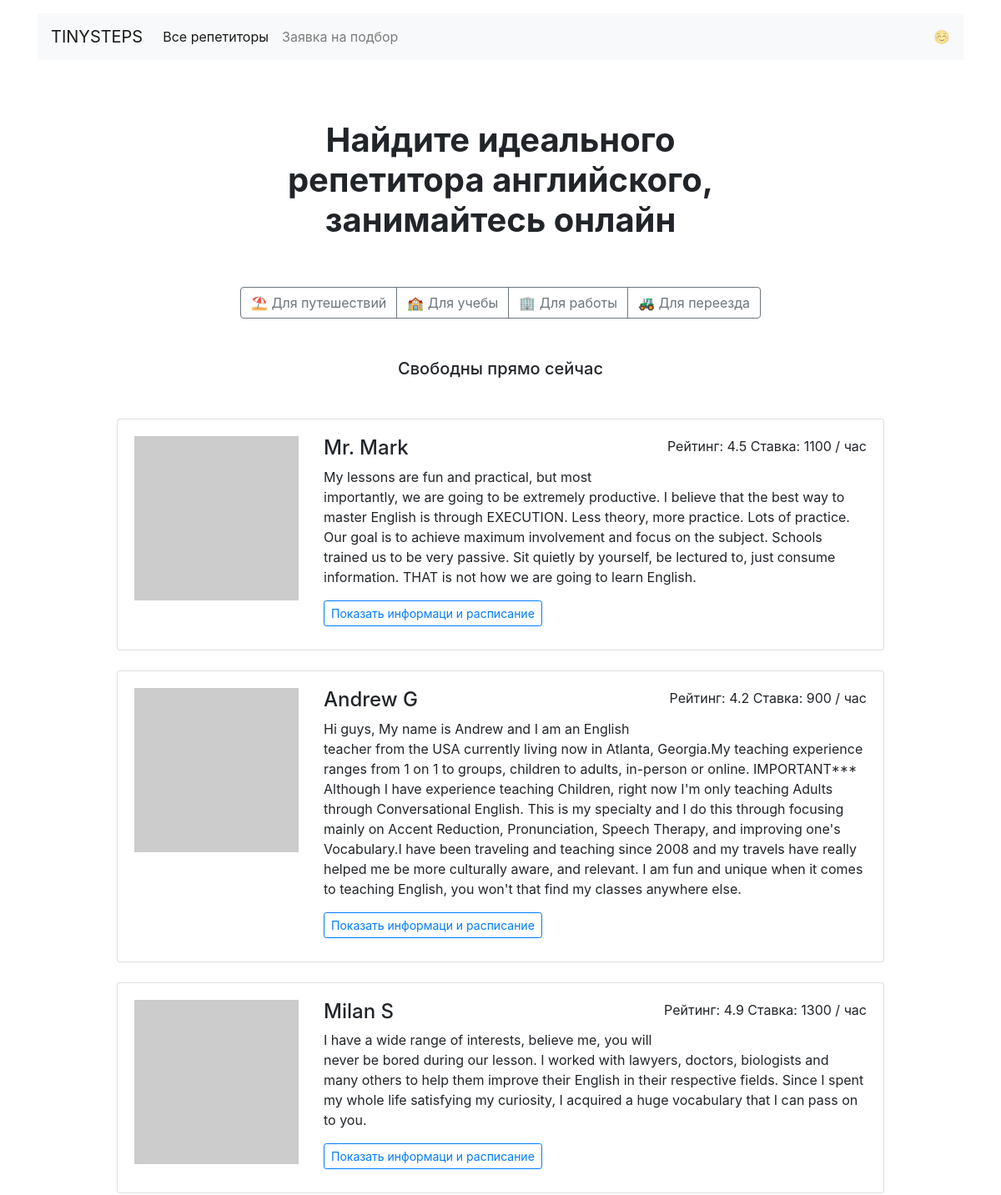
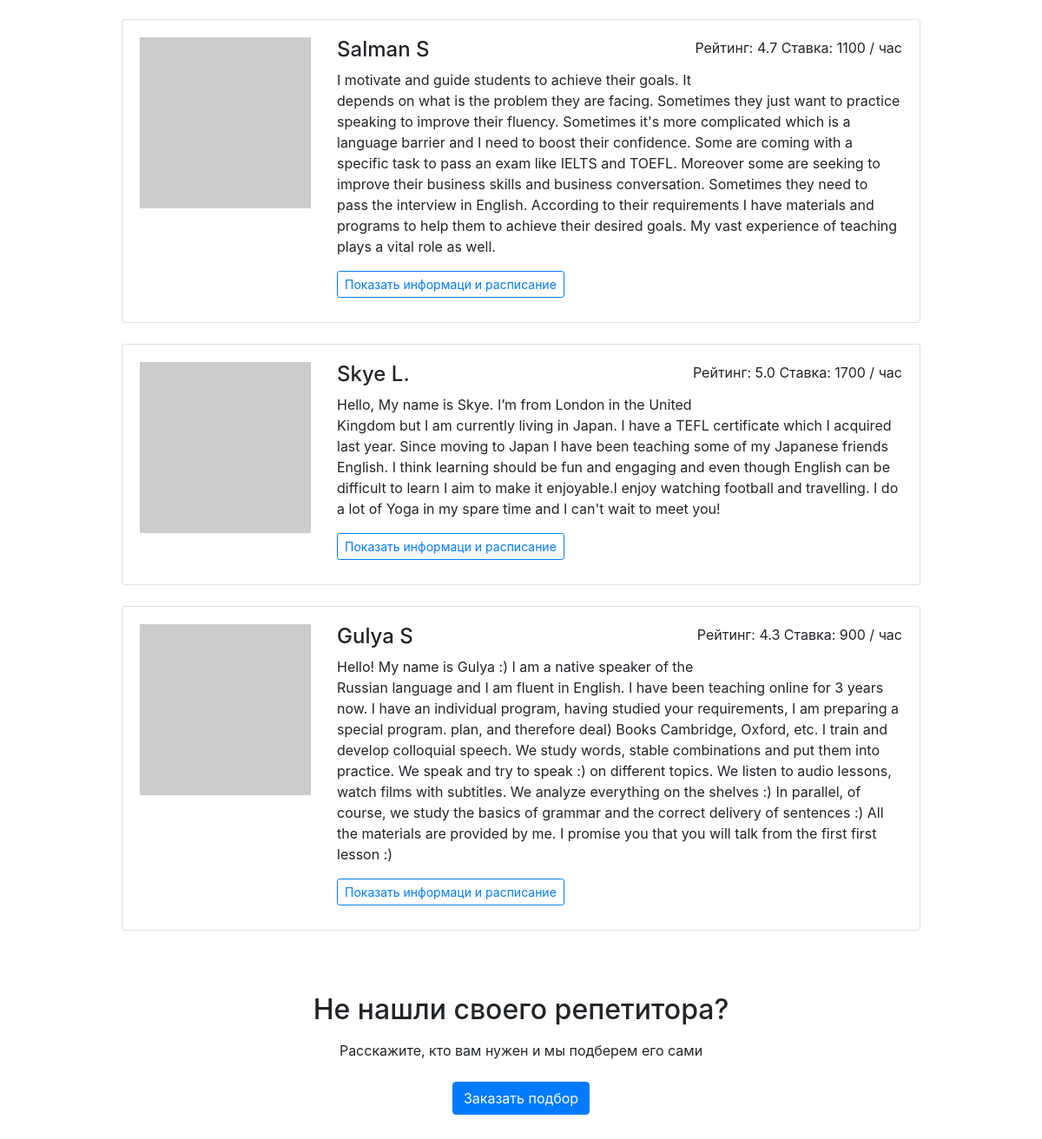
The page / on the database its author committed (2 pictures, top to bottom).
### app.py (models this page shows)
class DicGoals(db.Model):
    __tablename__ = 'dic_goals'
    goal_key = db.Column(db.String(20), primary_key=True)
    rus_name = db.Column(db.String(50))
    emblem = db.Column(db.String(100))
    teachers = db.relationship('Teacher', secondary=teacher_goal_association,
                               back_populates='goals')

class Teacher(db.Model):
    __tablename__ = 'teachers'
    id = db.Column(db.Integer, primary_key=True)
    name = db.Column(db.String(100))
    about = db.Column(db.String(500))
    rating = db.Column(db.Float)
    picture = db.Column(db.String(500))
    price = db.Column(db.Integer)
    free = db.Column(db.String(2000))
    goals = db.relationship('DicGoals', secondary=teacher_goal_association,
                            back_populates='teachers')
    bookings = db.relationship('Booking', back_populates='teacher')

### app.py (the view)
@app.route('/')
def main():
    data = Data()
    teachers = data.teachers
    random.shuffle(teachers)
    return render_template('index.html',
                           goals=data.goals,
                           teachers=teachers)

### app.py (called while the page is built)
    @property
    def goals(self):
        return self.__goals.all()

    @property
    def teachers(self):
        return self.__teachers.all()

### templates/index.html
{% extends 'base.html' %}
{% block content %}
<main class="container mt-3 mb-5">
    <section>
    <h1 class="h1 text-center mx-auto mt-4 py-5"><strong>Найдите идеального <br>репетитора английского, <br>занимайтесь онлайн</strong></h1>
    <div class="text-center mb-5">
      <div class="btn-group mx-auto mb-0" role="group" aria-label="Basic example">
        {% for goal in goals %}
          {% set goal_link = "/goal/{}/".format(goal.goal_key) %}
          <a href="{{ goal_link }}" class="btn btn-outline-secondary">{{ goal['emblem'] }} {{ goal['rus_name'] }}</a>
        {% endfor %}
      </div>
    </div>
    <h2 class="h5 text-center mb-5">Свободны прямо сейчас</h2>
    <div class="row">
      <div class="col-12 col-lg-10 offset-lg-1 m-auto">
        {% for teacher in teachers[:6] %}
          <div class="card mb-4">
            <div class="card-body">
              <div class="row">
                <div class="col-3"><img src="{{ teacher.picture }}" class="img-fluid" alt="Teacher picture"></div>
                <div class="col-9">
                  <p class="float-right">Рейтинг: {{ teacher.rating }} Ставка: {{ teacher.price }} / час</p>
                  <h2 class="h4">{{ teacher['name'] }}</h2>
                  <p>{{ teacher.about }}</p>
                  {% set profile_link = "/profiles/{}/".format(teacher.id) %}
                  <a href="{{ profile_link }}" class="btn btn-outline-primary btn-sm mr-3 mb-2">Показать информаци и расписание</a>
                </div>
              </div>
            </div>
          </div>
        {% endfor %}
      </div>
    </div>
    <h2 class="text-center mt-5 mb-3">Не нашли своего репетитора?</h2>
    <p class="text-center mb-4">Расскажите, кто вам нужен и мы подберем его сами</p>
    <div class="text-center pb-5">
        <a href="/request/" class="btn btn-primary">Заказать подбор</a>
    </div>
    </section>
  </main>
{% endblock %}

### templates/base.html (shortened to what this page needs)
<!DOCTYPE html>
<html lang="ru">
<head>
  <link rel="stylesheet" href="https://stackpath.bootstrapcdn.com/bootstrap/4.3.1/css/bootstrap.min.css">
</head>
<body>
  <header class="container mt-3">
    <nav class="navbar navbar-expand-lg navbar-light bg-light">
      <a class="navbar-brand" href="#">TINYSTEPS</a>
      <div class="collapse navbar-collapse" id="navbarNav">
        <ul class="navbar-nav">
          <li class="nav-item active">
            <a class="nav-link" href="#">Все репетиторы</a>
          </li>
          <li class="nav-item">
            <a class="nav-link" href="/request/">Заявка на подбор</a>
          </li>
        </ul>
      </div>
      <span class="navbar-text d-sm-none d-lg-block">
        ☺️
      </span>
    </nav>
  </header>
  {% block content %} {% endblock %}
</body>
</html>

### rows shown on the page
DicGoals: emblem "⛱", rus_name "Для путешествий"
DicGoals: emblem "🏫", rus_name "Для учебы"
DicGoals: emblem "🏢", rus_name "Для работы"
DicGoals: emblem "🚜", rus_name "Для переезда"
Teacher: rating "4.5", price "1100", name "Mr. Mark", about "My lessons are fun and practical, but most importantly, we are going to be extremely productive. I believe that the best way to master English is through EXECUTION. Less theory, more practice. Lots of practice. Our goal is to achieve maximum involvement and focus on the subject. Schools trained us to be very passive. Sit quietly by yourself, be lectured to, just consume information. THAT is not how we are going to learn English."
Teacher: rating "4.2", price "900", name "Andrew G", about "Hi guys, My name is Andrew and I am an English teacher from the USA currently living now in Atlanta, Georgia.My teaching experience ranges from 1 on 1 to groups, children to adults, in-person or online. IMPORTANT*** Although I have experience teaching Children, right now I'm only teaching Adults through Conversational English. This is my specialty and I do this through focusing mainly on Accent Reduction, Pronunciation, Speech Therapy, and improving one's Vocabulary.I have been traveling and teaching since 2008 and my travels have really helped me be more culturally aware, and relevant. I am fun and unique when it comes to teaching English, you won't that find my classes anywhere else."
Teacher: rating "4.9", price "1300", name "Milan S", about "I have a wide range of interests, believe me, you will never be bored during our lesson. I worked with lawyers, doctors, biologists and many others to help them improve their English in their respective fields. Since I spent my whole life satisfying my curiosity, I acquired a huge vocabulary that I can pass on to you."
Teacher: rating "4.7", price "1100", name "Salman S", about "I motivate and guide students to achieve their goals. It depends on what is the problem they are facing. Sometimes they just want to practice speaking to improve their fluency. Sometimes it's more complicated which is a language barrier and I need to boost their confidence. Some are coming with a specific task to pass an exam like IELTS and TOEFL. Moreover some are seeking to improve their business skills and business conversation. Sometimes they need to pass the interview in English. According to their requirements I have materials and programs to help them to achieve their desired goals. My vast experience of teaching plays a vital role as well."
Teacher: rating "5.0", price "1700", name "Skye L.", about "Hello, My name is Skye. I’m from London in the United Kingdom but I am currently living in Japan. I have a TEFL certificate which I acquired last year. Since moving to Japan I have been teaching some of my Japanese friends English. I think learning should be fun and engaging and even though English can be difficult to learn I aim to make it enjoyable.I enjoy watching football and travelling. I do a lot of Yoga in my spare time and I can't wait to meet you!"
Teacher: rating "4.3", price "900", name "Gulya S", about "Hello! My name is Gulya :) I am a native speaker of the Russian language and I am fluent in English. I have been teaching online for 3 years now. I have an individual program, having studied your requirements, I am preparing a special program. plan, and therefore deal) Books Cambridge, Oxford, etc. I train and develop colloquial speech. We study words, stable combinations and put them into practice. We speak and try to speak :) on different topics. We listen to audio lessons, watch films with subtitles. We analyze everything on the shelves :) In parallel, of course, we study the basics of grammar and the correct delivery of sentences :) All the materials are provided by me. I promise you…"
